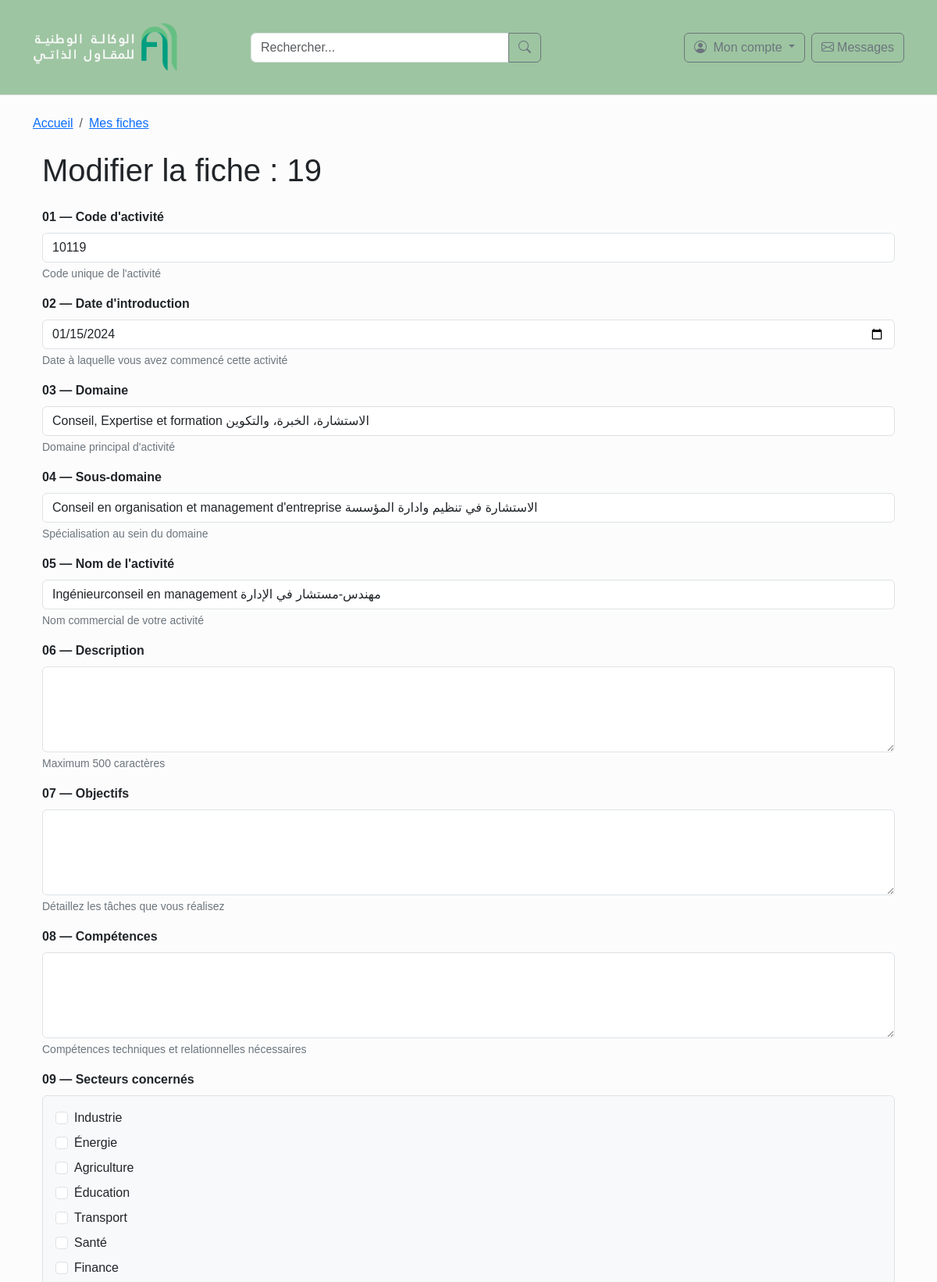
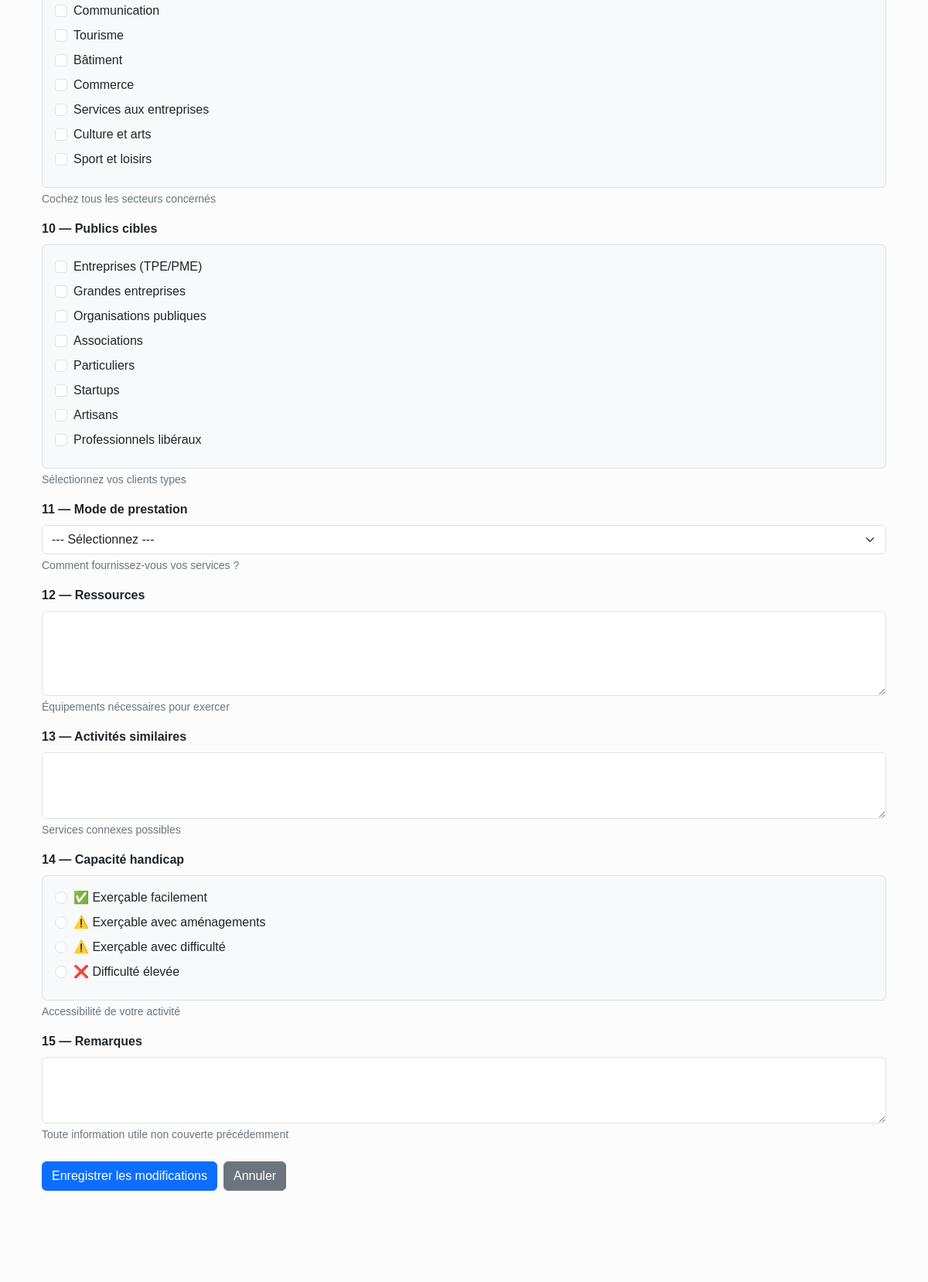
The page /editer_fiche/19/ (signed in, upper part) on the database its author committed (2 pictures, top to bottom).
### formulaire/models.py (models this page shows, shortened)
class AutoEntrepreneur(models.Model):
    MODE_PRESTATION_CHOICES = [
        ('', '--- Sélectionnez ---'),
        ('presentiel', 'Présentiel'),
        ('distance', 'À distance'),
        ('en_ligne', 'En ligne'),
        ('client', 'Directement chez le client'),
        ('hybride', 'Hybride (mixte)'),
        ('projet', 'Par projet'),
        ('forfait', 'Forfait'),
    ]
    HANDICAP_CHOICES = [
        ('facile', '✅ Exerçable facilement'),
        ('amenagement', '⚠️ Exerçable avec aménagements'),
        ('difficile', '⚠️ Exerçable avec difficulté'),
        ('tres_difficile', '❌ Difficulté élevée'),
    ]
    code_activite = models.CharField(
        max_length=5,
        unique=True,
        validators=[
            MinLengthValidator(5, "Le code doit contenir au moins 5 caractères"),
            RegexValidator(
                regex='^[0-9]+$',
                message='Utilisez uniquement des chiffres',
                code='invalid_code'
            )
        ],
        help_text="Code unique de l'activité (5 chiffres)"
    )
    date_introduction = models.DateField(
        null=True,
        blank=True,
        help_text="Date d'introduction de l'activité"
    )
    nom_activite = models.CharField(
        max_length=200,
        help_text="Nom de l'activité professionnelle",
        null=True,
        blank=True,
    )
    publics_cibles = models.TextField(
        null=True,
        blank=True,
        help_text="Publics cibles (entreprises, particuliers, associations, etc.)"
    )
    activites_similaires = models.TextField(
        blank=True,
        null=True,
        help_text="Activités similaires ou complémentaires"
    )
    capacite_handicap = models.CharField(
        null=True,
        blank=True,
        max_length=20,
        choices=HANDICAP_CHOICES
    )
    domaine = models.CharField(max_length=200)
    sous_domaine = models.CharField(max_length=200, blank=True, null=True)
    description = models.TextField(
        null=True,
        blank=True,
        help_text="Description succincte de l'activité"
    )
    objectifs = models.TextField(
        null=True,
        blank=True,
        help_text="Objectifs, tâches et missions de l'activité"
    )
    competences = models.TextField(
        null=True,
        blank=True,
        help_text="Compétences requises pour exercer l'activité"
    )
    secteurs = models.TextField(
        null=True,
        blank=True,
        help_text="Secteurs concernés par l'activité"
    )
    mode_prestation = models.CharField(
        null=True,
        blank=True,
        max_length=20,
        choices=MODE_PRESTATION_CHOICES
    )
    ressources = models.TextField(
        null=True,
        blank=True,
        help_text="Ressources, outils et équipements nécessaires"
    )
    remarques = models.TextField(
        blank=True,
        null=True,
        help_text="Remarques légales ou informations supplémentaires"
    )
    created_at = models.DateTimeField(auto_now_add=True)

### formulaire/views.py (the view)
# urls.py: path('editer_fiche/<int:id>/', views.modifier_fiche, name='editer_fiche'),  # NOM : 'editer_fiche'
@login_required (login_url='/utilisateurs/connexion/')  # Redirige vers la page de connexion si l'utilisateur n'est pas authentifié
def modifier_fiche(request, id):
    fiche = get_object_or_404(AutoEntrepreneur, id=id)
    if request.method == "POST":
        form = AutoEntrepreneurForm(request.POST)
        if form.is_valid():
            data = form.cleaned_data
            fiche.code_activite = data.get('code_activite') or ''
            fiche.date_introduction = data.get('date_introduction')
            fiche.domaine = data.get('domaine') or ''
            fiche.sous_domaine = data.get('sous_domaine') or ''
            fiche.nom_activite = data.get('nom_activite') or ''
            fiche.description = data.get('description') or ''
            fiche.objectifs = data.get('objectifs') or ''
            fiche.competences = data.get('competences') or ''
            secteurs = data.get('secteurs', [])
            fiche.secteurs = ','.join(secteurs) if secteurs else ''
            publics_cibles = data.get('publics_cibles', [])
            fiche.publics_cibles = ','.join(publics_cibles) if publics_cibles else ''
            fiche.mode_prestation = data.get('mode_prestation') or ''
            fiche.ressources = data.get('ressources') or ''
            fiche.activites_similaires = data.get('activites_similaires') or ''
            fiche.capacite_handicap = data.get('capacite_handicap') or ''
            fiche.remarques = data.get('remarques') or ''
            fiche.save()
            fiches = AutoEntrepreneur.objects.all()  # Récupérer toutes les fiches après modification
            return render(request, 'liste_fiches.html', {'fiches': fiches}) # Redirigez vers la liste des fiches après la modification
    else:
        initial_data = {
            'code_activite': fiche.code_activite or '',
            'date_introduction': fiche.date_introduction,
            'domaine': fiche.domaine or '',
            'sous_domaine': fiche.sous_domaine or '',
            'nom_activite': fiche.nom_activite or '',
            'description': fiche.description or '',
            'objectifs': fiche.objectifs or '',
            'competences': fiche.competences or '',
            'secteurs': fiche.secteurs.split(',') if fiche.secteurs else [],
            'publics_cibles': fiche.publics_cibles.split(',') if fiche.publics_cibles else [],
            'mode_prestation': fiche.mode_prestation or '',
            'ressources': fiche.ressources or '',
            'activites_similaires': fiche.activites_similaires or '',
            'capacite_handicap': fiche.capacite_handicap or '',
            'remarques': fiche.remarques or '',
        }
        form = AutoEntrepreneurForm(initial=initial_data)
    return render(request, 'fiche.html', {
        'form': form,
        'fiche': fiche,
        'edition_mode': True
    })

### messagerie/context_processors.py (called while the page is built)
def messages_non_lus(request):
    if request.user.is_authenticated:
        non_lus = Message.objects.filter(
            destinataire=request.user,
            lu=False
        ).count()
    else:
        non_lus = 0
    return {
        "non_lus": non_lus
    }

### formulaire/templates/fiche.html (shortened to what this page needs)
{% extends 'layout.html' %}
{% block content %}
<div class="container mt-4">
    <h1 class="mb-4">
            Modifier la fiche : {{ fiche.id }}
    </h1>
    <form method="POST" action="">
        <div class="mb-3">
            <label for="id_code_activite" class="form-label fw-bold">01 — Code d'activité</label>
            <input type="text"
                   name="code_activite"
                   id="id_code_activite"
                   class="form-control {% if form.code_activite.errors %}is-invalid{% endif %}"
                   value="{{ form.code_activite.value|default:'' }}"
                   required>
            <div class="form-text">Code unique de l'activité </div>
        </div>
        <div class="mb-3">
            <label for="id_date_introduction" class="form-label fw-bold">02 — Date d'introduction</label>
            <input type="date"
                   name="date_introduction"
                   id="id_date_introduction"
                   class="form-control {% if form.date_introduction.errors %}is-invalid{% endif %}"
                   value="{% if form.date_introduction.value %}{{ form.date_introduction.value|date:'Y-m-d' }}{% endif %}">
            <div class="form-text">Date à laquelle vous avez commencé cette activité</div>
        </div>
        <div class="mb-3">
            <label for="id_domaine" class="form-label fw-bold">03 — Domaine</label>
            <input type="text"
                   name="domaine"
                   id="id_domaine"
                   class="form-control {% if form.domaine.errors %}is-invalid{% endif %}"
                   value="{{ form.domaine.value|default:'' }}"
                   placeholder="Ex: Informatique, Conseil, Formation..."
                   required>
            <div class="form-text">Domaine principal d'activité</div>
        </div>
        <div class="mb-3">
            <label for="id_sous_domaine" class="form-label fw-bold">04 — Sous-domaine</label>
            <input type="text"
                   name="sous_domaine"
                   id="id_sous_domaine"
                   class="form-control {% if form.sous_domaine.errors %}is-invalid{% endif %}"
                   value="{{ form.sous_domaine.value|default:'' }}"
                   placeholder="Ex: Développement web, Marketing digital...">
            <div class="form-text">Spécialisation au sein du domaine</div>
        </div>
        <div class="mb-3">
            <label for="id_nom_activite" class="form-label fw-bold">05 — Nom de l'activité</label>
            <input type="text"
                   name="nom_activite"
                   id="id_nom_activite"
                   class="form-control {% if form.nom_activite.errors %}is-invalid{% endif %}"
                   value="{{ form.nom_activite.value|default:'' }}"
                   placeholder="Ex: Création de sites internet">
            <div class="form-text">Nom commercial de votre activité</div>
        </div>
        <div class="mb-3">
            <label for="id_description" class="form-label fw-bold">06 — Description</label>
            <textarea name="description"
                      id="id_description"
                      class="form-control {% if form.description.errors %}is-invalid{% endif %}"
                      rows="4"
                      maxlength="500">{{ form.description.value|default:'' }}</textarea>
            <div class="form-text">Maximum 500 caractères</div>
        </div>
        <div class="mb-3">
            <label for="id_objectifs" class="form-label fw-bold">07 — Objectifs</label>
            <textarea name="objectifs"
                      id="id_objectifs"
                      class="form-control {% if form.objectifs.errors %}is-invalid{% endif %}"
                      rows="4">{{ form.objectifs.value|default:'' }}</textarea>
            <div class="form-text">Détaillez les tâches que vous réalisez</div>
        </div>
        <div class="mb-3">
            <label for="id_competences" class="form-label fw-bold">08 — Compétences</label>
            <textarea name="competences"
                      id="id_competences"
                      class="form-control {% if form.competences.errors %}is-invalid{% endif %}"
                      rows="4">{{ form.competences.value|default:'' }}</textarea>
            <div class="form-text">Compétences techniques et relationnelles nécessaires</div>
        </div>
        <div class="mb-3">
            <label class="form-label fw-bold">09 — Secteurs concernés</label>
            <div class="border p-3 rounded bg-light">
                {% for value, label in form.fields.secteurs.choices %}
                <div class="form-check">
                    <input class="form-check-input"
                           type="checkbox"
                           name="secteurs"
                           value="{{ value }}"
                           id="secteur_{{ forloop.counter }}"
                           {% if value in form.secteurs.value %}checked{% endif %}>
                    <label class="form-check-label" for="secteur_{{ forloop.counter }}">
                        {{ label }}
                    </label>
                </div>
                {% endfor %}
            </div>
            <div class="form-text">Cochez tous les secteurs concernés</div>
        </div>
        <div class="mb-3">
            <label class="form-label fw-bold">10 — Publics cibles</label>
            <div class="border p-3 rounded bg-light">
                {% for value, label in form.fields.publics_cibles.choices %}
                <div class="form-check">
                    <input class="form-check-input"
                           type="checkbox"
                           name="publics_cibles"
                           value="{{ value }}"
                           id="public_{{ forloop.counter }}"
                           {% if value in form.publics_cibles.value %}checked{% endif %}>
                    <label class="form-check-label" for="public_{{ forloop.counter }}">
                        {{ label }}
                    </label>
                </div>
                {% endfor %}
            </div>
            <div class="form-text">Sélectionnez vos clients types</div>
        </div>
        <div class="mb-3">
            <label for="id_mode_prestation" class="form-label fw-bold">11 — Mode de prestation</label>
            <select name="mode_prestation"
                    id="id_mode_prestation"
                    class="form-select {% if form.mode_prestation.errors %}is-invalid{% endif %}">
                {% for value, label in form.fields.mode_prestation.choices %}
                <option value="{{ value }}"
                        {% if form.mode_prestation.value == value %}selected{% endif %}>
                    {{ label }}
                </option>
                {% endfor %}
            </select>
            <div class="form-text">Comment fournissez-vous vos services ?</div>
        </div>
        <div class="mb-3">
            <label for="id_ressources" class="form-label fw-bold">12 — Ressources</label>
            <textarea name="ressources"
                      id="id_ressources"
                      class="form-control {% if form.ressources.errors %}is-invalid{% endif %}"
                      rows="4">{{ form.ressources.value|default:'' }}</textarea>
            <div class="form-text">Équipements nécessaires pour exercer</div>
        </div>
        <div class="mb-3">
            <label for="id_activites_similaires" class="form-label fw-bold">13 — Activités similaires</label>
            <textarea name="activites_similaires"
                      id="id_activites_similaires"
                      class="form-control {% if form.activites_similaires.errors %}is-invalid{% endif %}"
                      rows="3">{{ form.activites_similaires.value|default:'' }}</textarea>
            <div class="form-text">Services connexes possibles</div>
        </div>
        <div class="mb-3">
            <label class="form-label fw-bold">14 — Capacité handicap</label>
            <div class="border p-3 rounded bg-light">
                {% for value, label in form.fields.capacite_handicap.choices %}
                <div class="form-check">
                    <input class="form-check-input"
                           type="radio"
                           name="capacite_handicap"
                           value="{{ value }}"
                           id="handicap_{{ forloop.counter }}"
                           required>
                    <label class="form-check-label" for="handicap_{{ forloop.counter }}">
                        {{ label }}
                    </label>
                </div>
                {% endfor %}
            </div>
            <div class="form-text">Accessibilité de votre activité</div>
        </div>
        <div class="mb-4">
            <label for="id_remarques" class="form-label fw-bold">15 — Remarques</label>
            <textarea name="remarques"
                      id="id_remarques"
                      class="form-control {% if form.remarques.errors %}is-invalid{% endif %}"
                      rows="3">{{ form.remarques.value|default:'' }}</textarea>
            <div class="form-text">Toute information utile non couverte précédemment</div>
        </div>
        <div class="d-flex gap-2 mb-5">
            <button formnovalidate type="submit" class="btn btn-primary">
                {% if edition_mode %}
                    Enregistrer les modifications
                {% endif %}
            </button>
            <a href="{% url 'formulaire:liste_fiches' %}" class="btn btn-secondary">Annuler</a>
        </div>
    </form>
</div>
{% endblock %}

### static/css/style.css (style rules this page uses)
body { font-family: Arial, sans-serif; margin: 0; padding: 0; background-color: #fcfcfc; }

### formulaire/templates/fiche.html (style rules this page uses)
.form-check { margin-bottom: 0.5rem; }
.border { border: 1px solid #dee2e6 !important; }
.rounded { border-radius: 0.375rem !important; }
.bg-light { background-color: #f8f9fa !important; }
.form-text { margin-top: 0.25rem; font-size: 0.875em; color: #6c757d; }

### rows shown on the page
AutoEntrepreneur: id "19", code_activite "10119", date_introduction "01/15/2024", domaine "Conseil, Expertise et formation الاستشارة، الخبرة، والتكوين", sous_domaine "Conseil en organisation et management d'entreprise الاستشارة في تنظيم وادارة المؤسسة", nom_activite "Ingénieurconseil en management مهندس-مستشار في الإدارة"

### other values the page prints
{{ label }} "Industrie" "Énergie" "Agriculture" "Éducation" "Transport" "Santé" "Finance" "Communication" "Tourisme" "Bâtiment" "Commerce" "Services aux entreprises" "Culture et arts" "Sport et loisirs"
{{ label }} "Entreprises (TPE/PME)" "Grandes entreprises" "Organisations publiques" "Associations" "Particuliers" "Startups" "Artisans" "Professionnels libéraux"
{{ label }} "✅ Exerçable facilement" "⚠️ Exerçable avec aménagements" "⚠️ Exerçable avec difficulté" "❌ Difficulté élevée"
form field mode_prestation "--- Sélectionnez ---"
